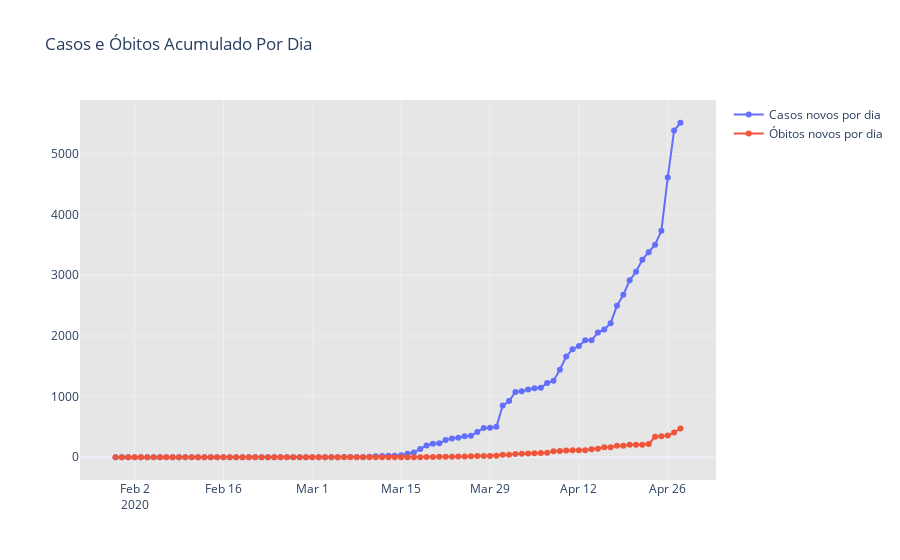

The cell this chart's notebook holds for it:
### Code cell
fig = go.Figure(
    [
        go.Scatter(x = dados.data, y = casosNovos['casosNovos'], mode = 'markers+lines', name="Casos novos por dia"),
        go.Scatter(x = dados.data, y = obitosNovos['obitosNovos'], mode = 'markers+lines', name="Óbitos novos por dia"),
       
    ]
)


fig.update_layout(title='Casos e Óbitos Acumulado Por Dia',
                   plot_bgcolor='rgb(230, 230,230)',
                   showlegend=True, template="plotly_white")

fig.show()
plotly.offline.plot(fig, filename='HTML/NovosCasosObitosAcumuladoBrasilDia.html', auto_open=False)

### Figure 1 — Plotly figure (JSON) as saved in the notebook; plotly's stock layout.template omitted (floating-point values rounded to 4 significant figures; data arrays with more than 128 entries replaced by an {"elided": "..."} marker saying what was removed)
{"data": [{"mode": "markers+lines", "name": "Casos novos por dia", "type": "scatter", "x": {"elided": "2430 str values"}, "y": [0, 0, 0, 0, 0, 0, 0, 0, 0, 0, 0, 0, 0, 0, 0, 0, 0, 0, 0, 0, 0, 0, 0, 0, 0, 0, 0, 0, 0, 0, 0, 0, 0, 1, 1, 1, 4, 6, 6, 6, 9, 18, 21, 23, 25, 34, 57, 79, 137, 193, 224, 232, 283, 310, 323, 345, 353, 418, 482, 486, 502, 852, 926, 1076, 1089, 1117, 1138, 1146, 1222, 1261, 1442, 1661, 1781, 1832, 1927, 1930, 2055, 2105, 2210, 2498, 2678, 2917, 3058, 3257, 3379, 3503, 3735, 4613, 5385, 5514]}, {"mode": "markers+lines", "name": "Óbitos novos por dia", "type": "scatter", "x": {"elided": "2430 str values"}, "y": [0, 0, 0, 0, 0, 0, 0, 0, 0, 0, 0, 0, 0, 0, 0, 0, 0, 0, 0, 0, 0, 0, 0, 0, 0, 0, 0, 0, 0, 0, 0, 0, 0, 0, 0, 0, 0, 0, 0, 0, 0, 0, 0, 0, 0, 0, 0, 1, 2, 3, 5, 7, 7, 9, 11, 12, 15, 20, 22, 22, 23, 40, 42, 54, 58, 60, 67, 68, 73, 99, 105, 113, 114, 115, 115, 133, 141, 165, 166, 188, 189, 204, 204, 206, 217, 338, 346, 357, 407, 474]}], "layout": {"plot_bgcolor": "rgb(230, 230,230)", "showlegend": true, "title": {"text": "Casos e Óbitos Acumulado Por Dia"}}}
